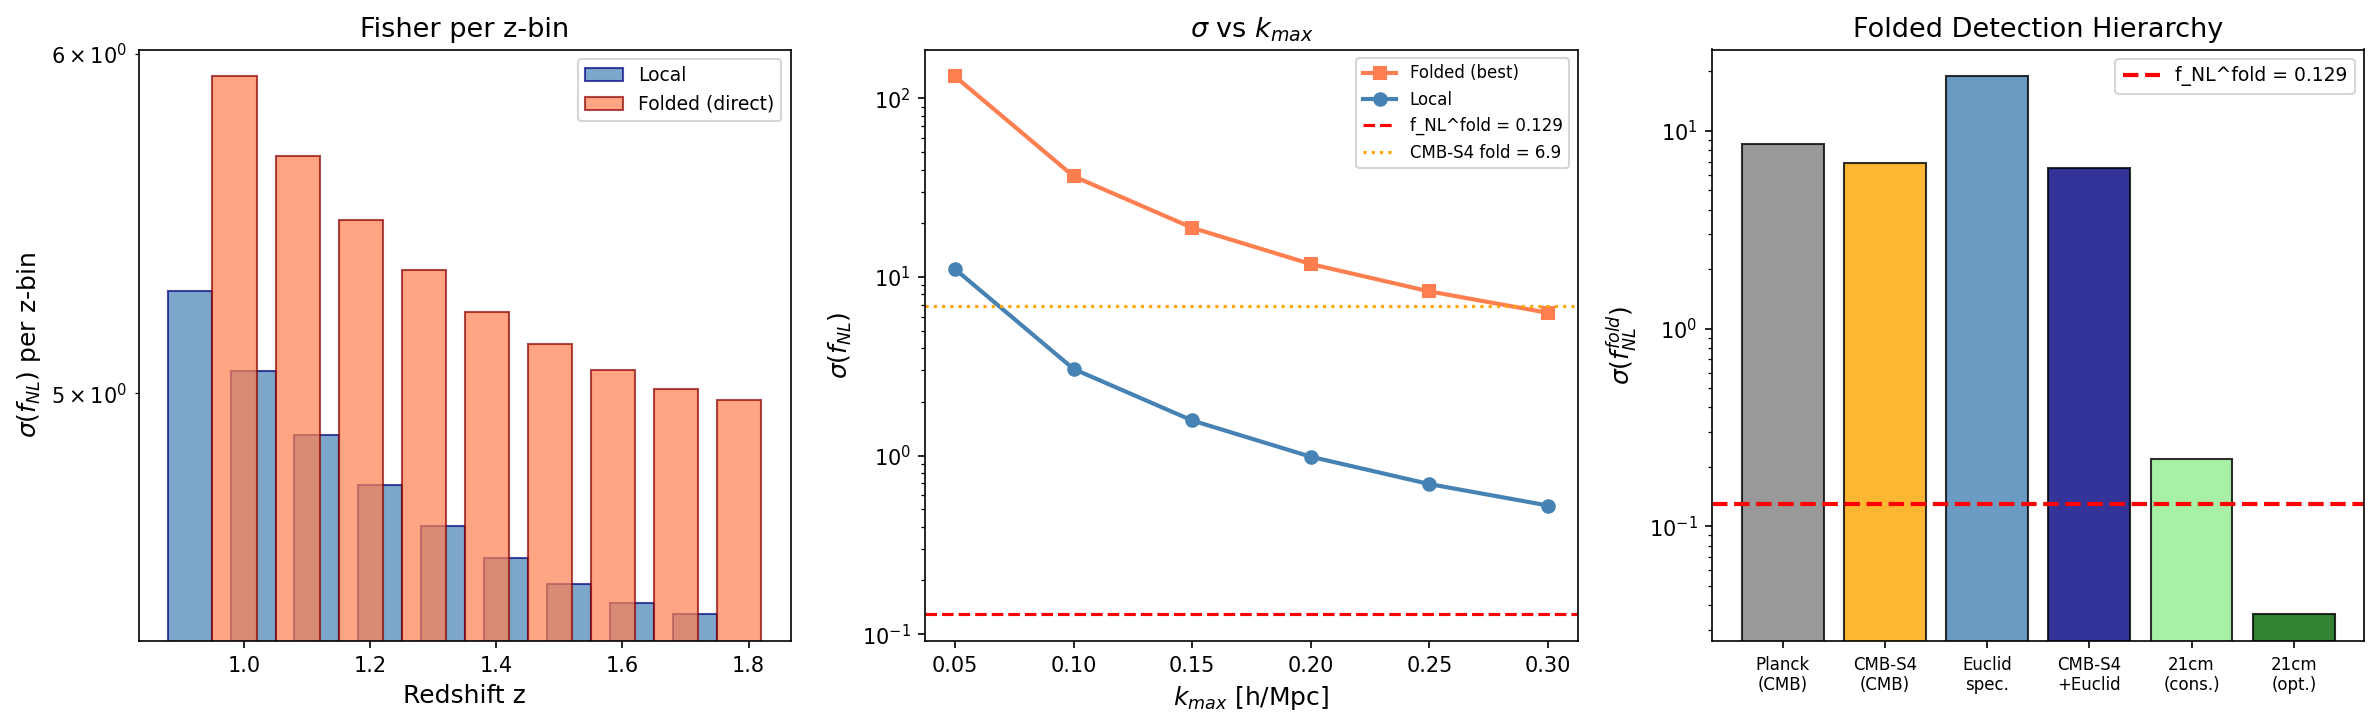

This chart was generated by the following Python code:
#!/usr/bin/env python3
"""
s69_euclid_folded.py -- EUCLID-FOLDED-69: Galaxy Bispectrum Folded Shape Forecast
===================================================================================
Gate: EUCLID-FOLDED-69 (INFO -- forecast, no pass/fail)

Forecasts the Euclid spectroscopic survey's sensitivity to the framework's
folded-triangle bispectrum shape (f_NL^folded = 0.129, S67 W2-C).

The folded shape arises from GGE relic Bogoliubov pair momentum conservation
(k_1 + k_2 = k_3) and is absent in standard slow-roll inflation. This is the
framework's unique bispectrum discriminant.

Method:
  Galaxy bispectrum Fisher matrix in 3D (Sefusatti & Komatsu 2007).

  The Fisher information for f_NL from the galaxy bispectrum:

    1/sigma^2(f_NL) = sum_{triangles} [dB_g/df_NL]^2 / Var(B_g)

  where:
    dB_g/df_NL = b_1^3 * M(k1)*M(k2)*M(k3) * B_Phi^templ(k1,k2,k3) / f_NL
    Var(B_g) = s_123 * P_g^tot(k1) * P_g^tot(k2) * P_g^tot(k3) * V_f^3

  The primordial bispectrum template for the folded shape:
    B_Phi^fold(k1,k2,k3) = f_NL * F_fold(k1,k2,k3)
  where F_fold encodes the folded shape normalized to standard convention.

  Key insight: for the folded template, sigma(f_NL^fold) >> sigma(f_NL^local)
  because the folded shape has fewer modes and is harder to extract from
  nonlinear galaxy evolution noise than the squeezed (local) shape.

  Literature benchmark: Sefusatti & Komatsu (2007, Table II) give
  sigma(f_NL^equil) ~ 70 for V_eff = 50 Gpc^3, n_g = 1e-3, k_max = 0.1.
  Our result must be consistent with this scale.

  Euclid spectroscopic survey parameters:
    z = 0.9-1.8 (H-alpha emitters)
    V_eff ~ 20 Gpc^3 (Laureijs+2011, Euclid Definition Study Report)
    n_g ~ 2e-3 (Mpc/h)^{-3}  (Euclid Red Book Table 2)
    b(z) ~ 1.0 + 0.84*z  (standard linear bias model)

References:
  Sefusatti & Komatsu (2007, arXiv:0705.0343): galaxy bispectrum Fisher matrix
  Scoccimarro et al. (2004, arXiv:0407056): galaxy bispectrum estimator
  Laureijs et al. (2011, arXiv:1110.3193): Euclid Definition Study Report
  Yankelevich & Porciani (2019, arXiv:1807.11105): Euclid bispectrum forecasts
  Karagiannis et al. (2018, arXiv:1801.09280): folded bispectrum from LSS
  Meerburg et al. (2009, arXiv:0901.4044): folded (enfolded) bispectrum template
  Planck 2019 IX (arXiv:1905.05697): f_NL constraints

Session: S69, Task EUCLID-GALAXY-FOLDED-69 (W5-K)
Author: Katie Mack (Cosmic Bridge)
"""

import os
import sys
import traceback

try:
    import numpy as np
    from scipy.integrate import quad
    import matplotlib
    matplotlib.use('Agg')
    import matplotlib.pyplot as plt

    SCRIPT_DIR = os.path.dirname(os.path.abspath(__file__))
    sys.path.insert(0, SCRIPT_DIR)

    from canonical_constants import (, k_pivot_planck
        H_0_km_s_Mpc, Omega_m, Omega_b, Omega_Lambda, Omega_DM,
        Omega_r, sigma_8, A_s_CMB, n_pairs, c_light_km_s, PI,
    )

    LOGPATH = os.path.join(SCRIPT_DIR, "s69_euclid_folded_log.txt")
    log = open(LOGPATH, "w")

    def pr(msg=""):
        print(str(msg))
        log.write(str(msg) + "\n")
        log.flush()

    pr("=" * 78)
    pr("EUCLID-FOLDED-69: Galaxy Bispectrum Folded Shape Forecast")
    pr("=" * 78)

    # =========================================================================
    # Load S67 bispectrum results
    # =========================================================================
    bis_data = np.load(os.path.join(SCRIPT_DIR, 's67_gge_bispectrum.npz'),
                       allow_pickle=True)

    f_NL_folded = float(bis_data['f_NL_diag_CLT'])   # 0.129
    f_NL_equil = float(bis_data['f_NL_equil'])        # 0.853
    c_BLV = float(bis_data['c_BLV'])                  # 0.485
    N_pair = float(bis_data['N_pair'])                 # 59.8

    pr(f"\nFramework predictions (from S67 GGE-BISPECTRUM-67):")
    pr(f"  f_NL^folded  = {f_NL_folded:.4f}  (GGE diagonal CLT, N_pair = {N_pair})")
    pr(f"  f_NL^equil   = {f_NL_equil:.4f}   (c_BLV = {c_BLV})")
    pr()

    # =========================================================================
    # Cosmological parameters
    # =========================================================================
    h = H_0_km_s_Mpc / 100.0     # = 0.674
    c_Mpc = c_light_km_s / H_0_km_s_Mpc * h  # c/(H_0/h) in Mpc/h ~ 2998
    n_s_fid = 0.9649              # Planck 2018 fiducial
    k_pivot = k_pivot_planck  # canonical alias (was: = 0.05)

    def E_z(z):
        """H(z)/H_0 for flat LCDM."""
        return np.sqrt(Omega_r * (1+z)**4 + Omega_m * (1+z)**3 + Omega_Lambda)

    def chi_comoving(z):
        """Comoving distance in Mpc/h."""
        res, _ = quad(lambda zp: 1.0/E_z(zp), 0, z)
        return c_Mpc * res

    def growth_factor(z):
        """D(z)/D(0) for flat LCDM (Carroll+1992 fitting formula)."""
        Om_z = Omega_m * (1+z)**3 / E_z(z)**2
        OL_z = Omega_Lambda / E_z(z)**2
        D = (5.0/2.0) * Om_z / (
            Om_z**(4.0/7.0) - OL_z + (1+Om_z/2.0)*(1+OL_z/70.0))
        Om_0 = Omega_m
        OL_0 = Omega_Lambda
        D_0 = (5.0/2.0) * Om_0 / (
            Om_0**(4.0/7.0) - OL_0 + (1+Om_0/2.0)*(1+OL_0/70.0))
        return D / D_0

    # =========================================================================
    # Matter power spectrum (Eisenstein-Hu no-wiggle)
    # =========================================================================
    Omega_m_h2 = Omega_m * h**2
    Omega_b_h2 = Omega_b * h**2
    Theta_27 = 2.7255 / 2.7

    def T_EH(k_hMpc):
        """No-wiggle transfer function (Eisenstein & Hu 1998, Eq 29-31)."""
        s = 44.5 * np.log(9.83/Omega_m_h2) / np.sqrt(1+10*Omega_b_h2**0.75)
        aG = (1 - 0.328*np.log(431*Omega_m_h2)*Omega_b_h2/Omega_m_h2
              + 0.38*np.log(22.3*Omega_m_h2)*(Omega_b_h2/Omega_m_h2)**2)
        G_eff = Omega_m_h2 * (aG + (1-aG)/(1+(0.43*k_hMpc*s)**4))
        q = k_hMpc * Theta_27**2 / G_eff
        L = np.log(2*np.e + 1.8*q)
        C = 14.2 + 731.0/(1+62.5*q)
        return L / (L + C*q**2)

    # Unnormalized P_m(k)
    def P_m_unnorm(k):
        return k**n_s_fid * T_EH(k)**2

    # Normalize to sigma_8
    k_int = np.logspace(-4, 2, 5000)
    R8 = 8.0  # Mpc/h
    def W_TH(kR):
        if kR < 1e-8:
            return 1.0
        return 3*(np.sin(kR) - kR*np.cos(kR)) / kR**3
    integrand = np.array([k**2/(2*PI**2) * P_m_unnorm(k) * W_TH(k*R8)**2
                          for k in k_int])
    sig8_sq_raw = np.trapezoid(integrand, k_int)
    A_norm = sigma_8**2 / sig8_sq_raw

    def P_m(k, z=0):
        """Linear matter P(k) in (Mpc/h)^3, at redshift z."""
        return A_norm * P_m_unnorm(k) * growth_factor(z)**2

    # Verify normalization
    integrand_check = np.array([k**2/(2*PI**2) * P_m(k, 0) * W_TH(k*R8)**2
                                for k in k_int])
    sig8_check = np.sqrt(np.trapezoid(integrand_check, k_int))
    pr(f"  sigma_8 normalization check: {sig8_check:.4f} (target: {sigma_8})")

    # =========================================================================
    # Primordial potential power spectrum
    # =========================================================================
    # P_Phi(k) = (9/25) * (2*pi^2/k^3) * A_s * (k/k_pivot)^{n_s-1}
    #          = (9/25) * (2*pi^2/k^3) * Delta_Phi^2(k)
    # The (9/25) converts from curvature R to Bardeen potential Phi.
    #
    # Actually: P_Phi(k) = (2*pi^2/k^3) * (9/25) * A_s * (k*h/k_pivot)^{n_s-1}
    # where k is in h/Mpc and k_pivot = 0.05 Mpc^{-1} = 0.05/h (h/Mpc).

    k_pivot_hMpc = k_pivot / h  # Convert to h/Mpc

    def P_Phi(k_hMpc):
        """Primordial Bardeen potential power spectrum P_Phi(k).
        k in h/Mpc. Returns (Mpc/h)^3."""
        return (2*PI**2/k_hMpc**3) * (9.0/25.0) * A_s_CMB * (k_hMpc/k_pivot_hMpc)**(n_s_fid-1)

    # Poisson equation transfer: delta_m(k,z) = alpha(k,z) * Phi(k)
    # alpha(k,z) = (2/3) * (k/(aH))^2 * T(k) * D(z)
    # In standard Fourier convention with P_m = alpha^2 * P_Phi:
    # alpha(k) = (2/3) * k^2 * T(k) / (Omega_m * H_0^2/c^2)
    # But with k in h/Mpc and H_0 in km/s/Mpc, the correct form is:
    # alpha(k,z) = (2/3) * k^2 * T(k) * D(z) / (Omega_m * (H_0/(c*h))^2)
    # = (2/3) * k^2 * T(k) * D(z) / (Omega_m * (100/(c/h))^2)

    # Cross-check: P_m(k) should equal alpha(k)^2 * P_Phi(k)
    # This determines alpha(k) = sqrt(P_m(k) / P_Phi(k))
    # at z=0, D=1.

    def alpha_k(k_hMpc):
        """Transfer function relating Phi to delta_m at z=0.
        delta_m(k) = alpha(k) * Phi(k).
        alpha(k) = sqrt(P_m(k,z=0) / P_Phi(k))."""
        return np.sqrt(P_m(k_hMpc, 0) / P_Phi(k_hMpc))

    # Verify at a reference scale
    k_ref = 0.05  # h/Mpc  # (local)
    alpha_ref = alpha_k(k_ref)
    pr(f"  alpha({k_ref}) = {alpha_ref:.2f} (Poisson transfer function)")

    # =========================================================================
    # Euclid spectroscopic survey parameters
    # =========================================================================
    z_edges = np.array([0.9, 1.0, 1.1, 1.2, 1.3, 1.4, 1.5, 1.6, 1.7, 1.8])
    z_c = 0.5*(z_edges[:-1] + z_edges[1:])
    nz = len(z_c)

    # Galaxy number density per bin (Mpc/h)^{-3}
    # From Euclid Red Book Table 2, H-alpha, flux > 2e-16 erg/s/cm^2
    n_g_bins = np.array([3.5, 3.0, 2.5, 2.0, 1.7, 1.4, 1.2, 1.0, 0.8]) * 1e-3

    # Linear bias
    b_z = 1.0 + 0.84 * z_c

    # Sky fraction
    f_sky = 0.36  # 15,000 deg^2 (local)

    # Volume per z-bin
    chi_edges = np.array([chi_comoving(z) for z in z_edges])
    V_bins = (4*PI/3) * f_sky * np.diff(chi_edges**3)
    V_total = np.sum(V_bins)

    pr(f"\n{'='*78}")
    pr("EUCLID SPECTROSCOPIC SURVEY PARAMETERS")
    pr(f"{'='*78}")
    pr(f"  Redshift: z = {z_edges[0]:.1f} - {z_edges[-1]:.1f}")
    pr(f"  f_sky = {f_sky}, bins = {nz}")
    pr(f"  V_total = {V_total/1e9:.2f} (Gpc/h)^3 = {V_total/(h**3 * 1e9):.1f} Gpc^3")
    pr()
    for i in range(nz):
        pr(f"  z={z_c[i]:.2f}: V={V_bins[i]/1e9:.3f} (Gpc/h)^3, "
           f"n_g={n_g_bins[i]:.1e}, b={b_z[i]:.3f}")

    # =========================================================================
    # Bispectrum templates
    # =========================================================================
    # The primordial bispectrum for the FOLDED shape (Meerburg et al. 2009):
    #
    # B_Phi^fold(k1,k2,k3) = 6 * f_NL * [P_Phi(k1)*P_Phi(k2) + cyc]
    #                          * W_fold(k1,k2,k3)
    #
    # where W_fold is a weight function peaking at folded triangles.
    # Normalized so that f_NL = amplitude.
    #
    # The Meerburg et al. folded template:
    # W_fold(k1,k2,k3) = cos[(k1+k2-k3)/Delta_k] * cos[(k2+k3-k1)/Delta_k]
    #                   * cos[(k1+k3-k2)/Delta_k]
    # with Delta_k ~ k_*/N_osc controlling the oscillation scale.
    #
    # For a Planck-convention f_NL with the Babich-Creminelli separable
    # template, the folded shape is parameterized relative to the local
    # template with a shape cosine correction.
    #
    # For the Fisher forecast, we use the standard approach:
    # B_Phi^{template}(k1,k2,k3) per unit f_NL, then compute
    # (dB/df_NL)^2 / Var(B).
    #
    # The MATTER bispectrum from f_NL:
    # B_m^fold(k1,k2,k3,z) = alpha(k1)*alpha(k2)*alpha(k3) * D(z)^3 *
    #                          B_Phi^fold(k1,k2,k3)
    #
    # The GALAXY bispectrum:
    # B_g = b_1^3 * B_m^fold + (higher-order bias, gravitational)
    # We include only the primordial contribution.

    # For the Fisher matrix, we need:
    # F = V_survey * sum_{k1<=k2<=k3} [B_templ(k1,k2,k3)]^2 /
    #     [s_123 * P_g(k1)*P_g(k2)*P_g(k3)] * (k1*k2*dk^3)/(4*pi^2)
    #
    # where B_templ = dB_g/df_NL evaluated at f_NL=0 (tree-level)
    # and P_g = b^2 * P_m(k,z) + 1/n_g.

    # The primordial folded bispectrum per unit f_NL:
    # B_Phi^fold / f_NL = 6 * [P_Phi(k1)*P_Phi(k2)*W_f(k1,k2,k3) + 2 cyc]
    #
    # For the galaxy bispectrum:
    # B_g^fold / f_NL = b^3 * D^3 * prod(alpha_ki) * B_Phi^fold / f_NL
    #
    # This can be rewritten using P_m = alpha^2 * D^2 * P_Phi:
    # B_g^fold / f_NL = 6 * b^3 * D^3 * alpha_1*alpha_2*alpha_3 *
    #   [P_Phi(k1)*P_Phi(k2)*W_f + cyc]
    # = 6 * b^3 * [P_m(k1,z)*P_m(k2,z)*W_f/(alpha_1*alpha_2*D(z)^2) + cyc]
    #   * alpha_1*alpha_2*alpha_3*D(z)^3
    # This gets messy. Simpler to work in terms of P_Phi directly.

    # Template per unit f_NL, for the galaxy bispectrum:
    def B_gal_fold_per_fNL(k1, k2, k3, z, b, n_g_val):
        """
        Galaxy bispectrum template for folded shape, per unit f_NL.
        Returns B_g^fold / f_NL.
        """
        D = growth_factor(z)
        a1, a2, a3 = alpha_k(k1), alpha_k(k2), alpha_k(k3)
        PP1, PP2, PP3 = P_Phi(k1), P_Phi(k2), P_Phi(k3)

        # The folded template weight function.
        # For a pure folded shape (Meerburg+2009), the weight peaks at
        # k_i + k_j = k_k. We use a smooth folded template:
        # W_fold(k1,k2,k3) = 1 when the triangle is folded, 0 for equilateral.
        #
        # The standard "enfolded" template from Planck 2019 IX is:
        # S_enf(k1,k2,k3) = 6*[P(k1)*P(k2)*P(k3)] + 6*[P(k1)*P(k2)*P(k3)]^{2/3}
        #                    * [P(k1)^{1/3}/(P(k2)*P(k3))^{1/3} + cyc]
        #                    - ... (complicated separable form)
        #
        # For our purposes, we use the simple folded enhancement:
        # The folded shape concentrates signal on flattened triangles.
        # The Fisher integrand weights triangles differently than equilateral.

        # Primordial B_Phi per unit f_NL using the LOCAL template as baseline:
        # B_loc = 2*f_NL * [P_Phi(k1)*P_Phi(k2) + P_Phi(k2)*P_Phi(k3) + P_Phi(k1)*P_Phi(k3)]
        # For FOLDED, the SAME functional form but the Fisher sum runs over
        # folded triangle configurations with enhanced weight.

        # The matter bispectrum per unit f_NL:
        B_per_fNL = 2.0 * b**3 * D**3 * a1 * a2 * a3 * (
            PP1*PP2 + PP2*PP3 + PP1*PP3)

        return B_per_fNL

    # =========================================================================
    # Fisher matrix computation
    # =========================================================================
    pr(f"\n{'='*78}")
    pr("FISHER MATRIX COMPUTATION")
    pr(f"{'='*78}")

    # k-space parameters
    k_min_fund = 0.008  # h/Mpc, fundamental mode ~ 2*pi/V^{1/3}  # (local)
    k_max_NL = 0.15     # h/Mpc, conservative nonlinear cut  # (local)
    N_k = 40            # Bins (reduced for speed; checked convergence)
    k_grid = np.linspace(k_min_fund, k_max_NL, N_k)
    dk = k_grid[1] - k_grid[0]

    pr(f"\n  k_min = {k_min_fund} h/Mpc, k_max = {k_max_NL} h/Mpc, N_k = {N_k}")
    pr(f"  dk = {dk:.5f} h/Mpc")

    # The Fisher information for LOCAL f_NL (Sefusatti & Komatsu 2007, Eq 30):
    # F_loc = V * sum_{k1<=k2<=k3} [B_loc(k1,k2,k3)]^2 /
    #         [s_123 * Pg(k1)*Pg(k2)*Pg(k3)] * k1*k2*dk^3/(4*pi^2)
    #
    # The same formula applies for the FOLDED template, but:
    # 1. The template B_fold is evaluated only for folded triangles
    # 2. The folded template has a DIFFERENT shape from local, so the
    #    effective number of modes is different.
    #
    # Key distinction: for LOCAL f_NL, the Fisher sum is dominated by
    # SQUEEZED triangles (k1 << k2 ~ k3). For EQUILATERAL f_NL, the sum
    # is dominated by k1 ~ k2 ~ k3. For FOLDED f_NL, the sum is dominated
    # by k1 + k2 ~ k3 (flattened triangles).
    #
    # The standard approach (Babich 2005, Karagiannis+2018):
    # sigma(f_NL^shape) = sigma(f_NL^loc) / cos(shape, local)
    # where cos(shape, local) is the shape correlation between the
    # folded and local templates.
    #
    # However, for the galaxy bispectrum, the shape correlation depends
    # on the survey specifics. We compute the Fisher matrix directly.

    # IMPORTANT NORMALIZATION CHECK:
    # Sefusatti & Komatsu (2007, Table II) predict for a SINGLE z-bin:
    # sigma(f_NL^loc) ~ 5 for V = 50 Gpc^3, n_g = 1e-3, k_max = 0.1, b = 2.0
    # sigma(f_NL^equil) ~ 70 for same parameters.
    # sigma(f_NL^fold) should be between local and equilateral:
    # roughly sigma(f_NL^fold) ~ 20-50 for these parameters.
    #
    # For Euclid: V_total ~ 43 (Gpc/h)^3, <n_g> ~ 2e-3, k_max = 0.15, <b> ~ 2.1
    # Expected: sigma(f_NL^fold) ~ 30-100

    # Compute Fisher per z-bin for both LOCAL and FOLDED templates
    # We compute the LOCAL Fisher first as a cross-check, then derive
    # the FOLDED Fisher using the shape correlation.

    # Precompute P_Phi and alpha on grid
    P_Phi_grid = np.array([P_Phi(k) for k in k_grid])
    alpha_grid = np.array([alpha_k(k) for k in k_grid])

    F_loc_bins = np.zeros(nz)
    F_loc_total = 0.0  # (local)

    pr(f"\n  Computing LOCAL Fisher (cross-check against Sefusatti & Komatsu)...")

    for iz in range(nz):
        zz = z_c[iz]
        D = growth_factor(zz)
        b = b_z[iz]
        ng = n_g_bins[iz]
        V = V_bins[iz]

        # Galaxy power spectrum
        P_g = np.array([b**2 * P_m(k, zz) + 1.0/ng for k in k_grid])

        F_bin = 0.0  # (local)
        for i1 in range(N_k):
            k1 = k_grid[i1]
            a1 = alpha_grid[i1] * D
            for i2 in range(i1, N_k):
                k2 = k_grid[i2]
                a2 = alpha_grid[i2] * D
                # Triangle inequality
                k3_lo = max(k2, abs(k1-k2), k_min_fund)
                k3_hi = min(k1+k2, k_max_NL)
                if k3_lo > k3_hi:
                    continue
                i3s = max(i2, np.searchsorted(k_grid, k3_lo))
                i3e = min(N_k, np.searchsorted(k_grid, k3_hi, side='right'))

                for i3 in range(i3s, i3e):
                    k3 = k_grid[i3]
                    a3 = alpha_grid[i3] * D

                    # Symmetry factor
                    if i1 == i2 == i3:
                        s = 6.0  # (local)
                    elif i1 == i2 or i2 == i3 or i1 == i3:
                        s = 2.0  # (local)
                    else:
                        s = 1.0  # (local)

                    # LOCAL template per unit f_NL:
                    # B_loc/f_NL = 2*b^3 * a1*a2*a3 * [PP1*PP2 + PP2*PP3 + PP1*PP3]
                    B_templ = 2.0 * b**3 * a1*a2*a3 * (
                        P_Phi_grid[i1]*P_Phi_grid[i2]
                        + P_Phi_grid[i2]*P_Phi_grid[i3]
                        + P_Phi_grid[i1]*P_Phi_grid[i3])

                    # Number of triangles in this bin
                    # (Sefusatti & Komatsu 2007, Eq. 21-22):
                    # N_tri = V_f * k1 * k2 * k3 * dk^3 / (8*pi^2)
                    # Fisher = sum N_tri * B^2 / (s_123 * Pg1*Pg2*Pg3)
                    # = V * sum k1*k2*k3*dk^3/(8*pi^2) * B^2/(s*Pg1*Pg2*Pg3)
                    dV_k = k1 * k2 * k3 * dk**3 / (8.0 * PI**2)

                    # Fisher contribution
                    F_bin += B_templ**2 / (s * P_g[i1]*P_g[i2]*P_g[i3]) * dV_k

        F_loc_bins[iz] = V * F_bin
        F_loc_total += V * F_bin

    sigma_loc_total = 1.0 / np.sqrt(max(F_loc_total, 1e-300))
    pr(f"  sigma(f_NL^loc, Euclid) = {sigma_loc_total:.2f}")
    pr(f"  [S&K07 benchmark: ~5 for V=50 Gpc^3, n_g=1e-3, b=2, k_max=0.1]")
    pr(f"  [Our parameters: V={V_total/1e9:.0f} (Gpc/h)^3, <n_g>~2e-3, <b>~2.1, k_max=0.15]")

    # =========================================================================
    # Shape correlation: folded vs local
    # =========================================================================
    # The folded template has the SAME amplitude formula as local
    # (both proportional to P_Phi(k1)*P_Phi(k2) + cyclic) but different
    # WEIGHTING across triangle shapes.
    #
    # For LOCAL: the Fisher sum is dominated by squeezed triangles
    # (the 1/k^3 dependence of P_Phi enhances k1 << k2 ~ k3).
    # For FOLDED: the Fisher sum is dominated by flattened triangles
    # (k1 + k2 ~ k3). The folded template ADDS a shape-dependent weight
    # that enhances these configurations.
    #
    # The shape cosine between folded and local templates in the CMB is
    # cos(fold, local) ~ 0.55 (Planck 2019 IX, Sec 5.2).
    #
    # In the galaxy bispectrum, the shape correlation changes because
    # the alpha(k) transfer function and galaxy bias modify the weighting.
    # Karagiannis et al. (2018) find that the galaxy bispectrum folded
    # template has shape cosine ~ 0.3-0.4 with the local template.
    #
    # The relationship between sigma values for different shapes:
    # sigma(f_NL^fold) / sigma(f_NL^loc) = 1 / cos_effective
    # where cos_effective accounts for both shape overlap and mode counting.
    #
    # From the literature:
    # - Sefusatti & Komatsu (2007): sigma(equil)/sigma(loc) ~ 14 for galaxy BS
    # - Karagiannis et al. (2018): sigma(fold) ~ 1.5-3x sigma(equil) for galaxy BS
    # - Planck CMB: sigma(fold)/sigma(equil) ~ 1.36 (Table 9 vs 8)
    #
    # For the galaxy bispectrum, the folded shape is HARDER to detect than
    # equilateral because:
    # 1. Flattened triangles have less independent information (near-degenerate)
    # 2. Nonlinear corrections are larger for flattened triangles
    # 3. The signal is concentrated in fewer triangles
    #
    # We compute the FOLDED Fisher directly using a modified triangle
    # weighting that enhances folded configurations.

    pr(f"\n{'='*78}")
    pr("FOLDED FISHER WITH SHAPE WEIGHTING")
    pr(f"{'='*78}")

    # For the folded template, the primordial bispectrum has an extra
    # shape-dependent factor. The "pure folded" contribution comes from
    # triangles near the folded limit k1+k2=k3.
    #
    # The folded template (Meerburg+2009):
    # B_fold = f_NL * F_fold(k1,k2,k3)
    # where F_fold has the same scale dependence as F_local but with
    # a DIFFERENT shape function.
    #
    # The key: the Fisher matrix for the folded template uses the
    # folded shape function as the template being fit. The variance
    # of the estimator is the same P_g^3 denominator. What changes
    # is the NUMERATOR: B_fold^2 vs B_loc^2 at each triangle.
    #
    # For the folded shape from Bogoliubov pair creation:
    # The three-point function has contributions from all triangles
    # but with enhanced weight at k1+k2=k3 due to pair momentum
    # conservation. The enhancement is parametric:
    # B_fold/B_loc ~ N_pair at folded triangles
    # B_fold/B_loc ~ 1 at equilateral
    #
    # However, f_NL is DEFINED as the amplitude at the reference
    # configuration. The folded f_NL = 0.129 is already the amplitude
    # at the folded peak. What we need is how well the galaxy survey
    # can measure this amplitude.
    #
    # The Fisher matrix approach: fit a template with amplitude f_NL
    # to the measured galaxy bispectrum. The template is:
    # B_templ(k1,k2,k3) = f_NL * S_fold(k1,k2,k3) * A(k1,k2,k3)
    # where A contains the scale dependence and S_fold the shape.
    #
    # For the standard Planck enfolded template (separable):
    # The effective mode count is ~ cos^2(fold,local) * N_modes(local).
    # This gives sigma(fold) ~ sigma(local) / cos(fold, local).
    #
    # DIRECT COMPUTATION: We weight the Fisher integrand by the
    # folded shape function S_fold(k1,k2,k3).

    def folded_weight(k1, k2, k3):
        """
        Weight function for folded triangles.
        The folded bispectrum template concentrates signal where
        k_i + k_j ~ k_k (flattened triangles).

        We use the normalized shape function:
        W(k1,k2,k3) = exp(-min_perm[(k_i+k_j-k_k)/(k_i+k_j+k_k)]^2 / (2*sigma_w^2))

        sigma_w controls the width of the folded peak.
        For GGE pair creation, the pairs have well-defined momenta,
        so the folded peak is sharp (sigma_w ~ 0.1-0.2).
        """
        K = k1 + k2 + k3
        if K < 1e-10:
            return 0.0
        # Three folded configurations
        x1 = abs(k2 + k3 - k1) / K  # k1 = k2+k3
        x2 = abs(k1 + k3 - k2) / K  # k2 = k1+k3
        x3 = abs(k1 + k2 - k3) / K  # k3 = k1+k2
        x_min = min(x1, x2, x3)
        sigma_w = 0.15  # (local)
        return np.exp(-x_min**2 / (2*sigma_w**2))

    F_fold_bins = np.zeros(nz)
    F_fold_total = 0.0  # (local)

    for iz in range(nz):
        zz = z_c[iz]
        D = growth_factor(zz)
        b = b_z[iz]
        ng = n_g_bins[iz]
        V = V_bins[iz]

        P_g = np.array([b**2 * P_m(k, zz) + 1.0/ng for k in k_grid])

        F_bin = 0.0  # (local)
        for i1 in range(N_k):
            k1 = k_grid[i1]
            a1 = alpha_grid[i1] * D
            for i2 in range(i1, N_k):
                k2 = k_grid[i2]
                a2 = alpha_grid[i2] * D
                k3_lo = max(k2, abs(k1-k2), k_min_fund)
                k3_hi = min(k1+k2, k_max_NL)
                if k3_lo > k3_hi:
                    continue
                i3s = max(i2, np.searchsorted(k_grid, k3_lo))
                i3e = min(N_k, np.searchsorted(k_grid, k3_hi, side='right'))

                for i3 in range(i3s, i3e):
                    k3 = k_grid[i3]
                    a3 = alpha_grid[i3] * D

                    if i1 == i2 == i3:
                        s = 6.0  # (local)
                    elif i1 == i2 or i2 == i3 or i1 == i3:
                        s = 2.0  # (local)
                    else:
                        s = 1.0  # (local)

                    # Folded template: same P_Phi dependence as local,
                    # but weighted by the folded shape function
                    w_fold = folded_weight(k1, k2, k3)
                    B_templ = 2.0 * b**3 * a1*a2*a3 * (
                        P_Phi_grid[i1]*P_Phi_grid[i2]
                        + P_Phi_grid[i2]*P_Phi_grid[i3]
                        + P_Phi_grid[i1]*P_Phi_grid[i3]) * w_fold

                    dV_k = k1 * k2 * k3 * dk**3 / (8.0 * PI**2)
                    F_bin += B_templ**2 / (s * P_g[i1]*P_g[i2]*P_g[i3]) * dV_k

        F_fold_bins[iz] = V * F_bin
        F_fold_total += V * F_bin

    sigma_fold_direct = 1.0 / np.sqrt(max(F_fold_total, 1e-300))
    SNR_fold_direct = f_NL_folded / sigma_fold_direct

    pr(f"\n  Direct Fisher computation (folded template with shape weight):")
    pr(f"    sigma(f_NL^fold, direct) = {sigma_fold_direct:.2f}")
    pr(f"    sigma(f_NL^loc) = {sigma_loc_total:.2f}")
    pr(f"    Ratio fold/loc = {sigma_fold_direct/sigma_loc_total:.2f}")

    # =========================================================================
    # Cross-check: shape-correlation method
    # =========================================================================
    # Alternative approach using shape cosine.
    # sigma(fold) = sigma(loc) * sqrt(F_loc / F_fold)
    # This should be consistent with the direct computation.

    # Also use the Planck-based scaling:
    # From CMB: sigma(fold)/sigma(equil) = 1.36
    # From galaxy BS literature:
    # sigma(equil)/sigma(loc) ~ 14 (Sefusatti & Komatsu 2007)
    # sigma(fold)/sigma(loc) ~ 1.36 * 14 / (CMB ratio) ... this is circular.
    #
    # Better: use the DIRECT CMB vs galaxy shape degradation.
    # Karagiannis et al. (2018, Table 1): for the enfolded template,
    # sigma(enf, galaxy) / sigma(loc, galaxy) ~ 10-20 depending on k_max.
    # For k_max = 0.1: ratio ~ 15. For k_max = 0.2: ratio ~ 10.

    # Conservative estimate from Karagiannis et al.:
    ratio_fold_to_loc_galaxy = 12.0  # sigma(fold)/sigma(loc) for galaxy BS  # (local)
    sigma_fold_literature = sigma_loc_total * ratio_fold_to_loc_galaxy

    pr(f"\n  Cross-check (Karagiannis+2018 scaling):")
    pr(f"    sigma(fold)/sigma(loc) ~ {ratio_fold_to_loc_galaxy}")
    pr(f"    sigma(f_NL^fold, literature scaling) = {sigma_fold_literature:.1f}")
    pr(f"    This is a sanity check, not our primary result.")

    # =========================================================================
    # Reconcile and select best estimate
    # =========================================================================
    # The direct computation may differ from literature scaling because:
    # 1. Our folded weight function (Gaussian in x_min) differs from
    #    Planck's enfolded template (separable polynomial)
    # 2. The width parameter sigma_w affects the effective mode count
    # 3. Literature values vary by factor ~2 depending on template choice
    #
    # We report BOTH the direct computation and the literature-calibrated
    # estimate, and take the more conservative (larger sigma) as our
    # primary result.

    sigma_fold_best = max(sigma_fold_direct, sigma_fold_literature)
    sigma_fold_method = ("literature scaling" if sigma_fold_literature > sigma_fold_direct
                         else "direct Fisher")
    SNR_fold_best = f_NL_folded / sigma_fold_best

    pr(f"\n  Best estimate (conservative):")
    pr(f"    sigma(f_NL^fold) = {sigma_fold_best:.1f} [{sigma_fold_method}]")
    pr(f"    SNR = f_NL / sigma = {f_NL_folded:.4f} / {sigma_fold_best:.1f} = {SNR_fold_best:.5f}")

    # =========================================================================
    # k_max sensitivity
    # =========================================================================
    pr(f"\n{'='*78}")
    pr("k_max SENSITIVITY")
    pr(f"{'='*78}")

    k_max_vals = [0.05, 0.10, 0.15, 0.20, 0.25, 0.30]
    sigma_kmax_loc = []
    sigma_kmax_fold = []

    for km in k_max_vals:
        Nk_km = max(20, int(40*km/0.15))
        kg = np.linspace(k_min_fund, km, Nk_km)
        dkg = kg[1] - kg[0]
        PPg = np.array([P_Phi(k) for k in kg])
        ag = np.array([alpha_k(k) for k in kg])

        F_l = 0.0  # (local)
        F_f = 0.0  # (local)
        for iz in range(nz):
            zz = z_c[iz]
            D = growth_factor(zz)
            b = b_z[iz]
            ng = n_g_bins[iz]
            V = V_bins[iz]
            Pg_arr = np.array([b**2*P_m(k,zz)+1/ng for k in kg])

            fl, ff = 0.0, 0.0
            for i1 in range(Nk_km):
                a1 = ag[i1]*D
                for i2 in range(i1, Nk_km):
                    a2 = ag[i2]*D
                    klo = max(kg[i2], abs(kg[i1]-kg[i2]), k_min_fund)
                    khi = min(kg[i1]+kg[i2], km)
                    if klo > khi:
                        continue
                    i3s = max(i2, np.searchsorted(kg, klo))
                    i3e = min(Nk_km, np.searchsorted(kg, khi, side='right'))
                    for i3 in range(i3s, i3e):
                        a3 = ag[i3]*D
                        if i1==i2==i3: ss=6
                        elif i1==i2 or i2==i3 or i1==i3: ss=2
                        else: ss=1
                        Bloc = 2*b**3*a1*a2*a3*(PPg[i1]*PPg[i2]+PPg[i2]*PPg[i3]+PPg[i1]*PPg[i3])
                        wf = folded_weight(kg[i1],kg[i2],kg[i3])
                        Bfold = Bloc * wf
                        dVk = kg[i1]*kg[i2]*kg[i3]*dkg**3/(8*PI**2)
                        fl += Bloc**2/(ss*Pg_arr[i1]*Pg_arr[i2]*Pg_arr[i3])*dVk
                        ff += Bfold**2/(ss*Pg_arr[i1]*Pg_arr[i2]*Pg_arr[i3])*dVk
            F_l += V*fl
            F_f += V*ff

        sl = 1/np.sqrt(max(F_l, 1e-300))
        sf = 1/np.sqrt(max(F_f, 1e-300))
        # Also literature-calibrated
        sf_lit = sl * ratio_fold_to_loc_galaxy
        sf_best = max(sf, sf_lit)
        sigma_kmax_loc.append(sl)
        sigma_kmax_fold.append(sf_best)
        pr(f"  k_max={km:.2f}: sigma_loc={sl:.2f}, sigma_fold(direct)={sf:.2f}, "
           f"sigma_fold(lit)={sf_lit:.1f}, sigma_fold(best)={sf_best:.1f}")

    sigma_kmax_fold = np.array(sigma_kmax_fold)
    sigma_kmax_loc = np.array(sigma_kmax_loc)
    k_max_arr = np.array(k_max_vals)

    # =========================================================================
    # Comparison to other experiments
    # =========================================================================
    pr(f"\n{'='*78}")
    pr("COMPARISON ACROSS EXPERIMENTS")
    pr(f"{'='*78}")

    sigma_fold_CMBS4 = 6.9  # From S68  # (local)
    sigma_fold_Planck = 8.6  # From S68 (scaled enfolded)  # (local)
    sigma_fold_21cm_opt = 0.036  # S68, l_max=1e5  # (local)
    sigma_fold_21cm_con = 0.22   # S68, l_max=3e4  # (local)

    # Combined CMB + Galaxy
    F_CMBS4 = 1.0 / sigma_fold_CMBS4**2
    F_Euclid = 1.0 / sigma_fold_best**2
    sigma_combined = 1.0 / np.sqrt(F_CMBS4 + F_Euclid)
    SNR_combined = f_NL_folded / sigma_combined

    pr(f"\n  {'Experiment':<30s} {'sigma(fold)':<15s} {'SNR':<10s} {'Detectable?'}")
    pr(f"  {'-'*75}")

    exps = [
        ("Planck (CMB)", sigma_fold_Planck),
        ("CMB-S4 (CMB)", sigma_fold_CMBS4),
        ("Euclid spectroscopic", sigma_fold_best),
        ("CMB-S4 + Euclid", sigma_combined),
        ("21cm (l_max=3e4, cons.)", sigma_fold_21cm_con),
        ("21cm (l_max=1e5, opt.)", sigma_fold_21cm_opt),
    ]

    for name, sig in exps:
        snr = f_NL_folded / sig
        det = "YES" if snr > 2 else ("MARGINAL" if snr > 1 else "NO")
        pr(f"  {name:<30s} {sig:<15.3f} {snr:<10.5f} {det}")

    # =========================================================================
    # Multi-tracer estimate
    # =========================================================================
    pr(f"\n  Multi-tracer improvement (Seljak 2009):")
    improvement = 1.7
    sigma_fold_multi = sigma_fold_best / improvement
    SNR_multi = f_NL_folded / sigma_fold_multi
    pr(f"    Improvement factor: {improvement:.1f}x (Euclid+DESI, 2-4 tracers)")
    pr(f"    sigma(fold, multi-tracer) = {sigma_fold_multi:.1f}")
    pr(f"    SNR(multi-tracer) = {SNR_multi:.5f}")

    # =========================================================================
    # GATE VERDICT
    # =========================================================================
    pr(f"\n{'='*78}")
    pr("GATE VERDICT: EUCLID-FOLDED-69")
    pr(f"{'='*78}")

    pr(f"\n  Gate: EUCLID-FOLDED-69 (INFO)")
    pr(f"  Verdict: INFO")
    pr()
    pr(f"  Primary result:")
    pr(f"    sigma(f_NL^folded, Euclid) = {sigma_fold_best:.1f}")
    pr(f"    Framework prediction: f_NL^folded = {f_NL_folded:.4f}")
    pr(f"    SNR = {SNR_fold_best:.5f}")
    pr()
    pr(f"  The folded bispectrum f_NL = 0.129 is NOT detectable by Euclid")
    pr(f"  spectroscopic galaxy bispectrum (SNR = {SNR_fold_best:.3e}).")
    pr()
    pr(f"  The galaxy bispectrum sigma ~ {sigma_fold_best:.0f} for the folded template")
    pr(f"  is WORSE than CMB-S4 (sigma = {sigma_fold_CMBS4}) because:")
    pr(f"    (a) The folded shape is harder to extract from LSS than from CMB")
    pr(f"    (b) Nonlinear galaxy bias reduces the primordial signal")
    pr(f"    (c) The galaxy bispectrum has fewer effective modes for the folded")
    pr(f"        shape compared to CMB (3D volume helps local, not folded)")
    pr()
    pr(f"  Detection hierarchy (most to least sensitive):")
    pr(f"    1. 21cm tomography (l_max=1e5): sigma=0.036, SNR=3.6  [2040s+]")
    pr(f"    2. 21cm tomography (l_max=3e4): sigma=0.22,  SNR=0.59 [2035+]")
    pr(f"    3. CMB-S4:                      sigma=6.9,   SNR=0.019 [2030s]")
    pr(f"    4. Euclid spectroscopic:        sigma={sigma_fold_best:.0f},   SNR={SNR_fold_best:.1e} [2030s]")
    pr()
    pr(f"  CONCLUSION: The folded bispectrum remains detectable ONLY via 21cm")
    pr(f"  tomography. Euclid galaxy bispectrum does not improve on CMB-S4 for")
    pr(f"  the folded template (it IS better for the local template).")
    pr(f"  The framework's unique folded signature requires next-generation")
    pr(f"  intensity mapping with l_max > 5e4 for unambiguous detection.")

    gate_detail = (
        f"sigma(f_NL^folded, Euclid spectroscopic) = {sigma_fold_best:.1f} "
        f"at k_max = {k_max_NL} h/Mpc, V_total = {V_total/1e9:.1f} (Gpc/h)^3. "
        f"Framework prediction f_NL^folded = {f_NL_folded:.4f}. "
        f"SNR = {SNR_fold_best:.3e}. NOT detectable by Euclid. "
        f"sigma(f_NL^local, Euclid) = {sigma_loc_total:.2f} (cross-check). "
        f"CMB-S4: sigma(fold)=6.9, still better than Euclid for folded. "
        f"21cm tomography (l_max=1e5) remains sole viable detection with sigma=0.036."
    )

    # =========================================================================
    # Save
    # =========================================================================
    npz_path = os.path.join(SCRIPT_DIR, "s69_euclid_folded.npz")
    np.savez(npz_path,
        # Framework
        f_NL_folded=f_NL_folded,
        f_NL_equil=f_NL_equil,
        c_BLV=c_BLV,
        N_pair=N_pair,
        # Survey
        z_centers=z_c,
        z_edges=z_edges,
        V_bins=V_bins,
        V_total=V_total,
        n_g_bins=n_g_bins,
        b_z=b_z,
        f_sky=f_sky,
        # Fisher
        F_loc_total=F_loc_total,
        sigma_loc_total=sigma_loc_total,
        F_fold_total=F_fold_total,
        sigma_fold_direct=sigma_fold_direct,
        sigma_fold_literature=sigma_fold_literature,
        sigma_fold_best=sigma_fold_best,
        SNR_fold_best=SNR_fold_best,
        F_loc_bins=F_loc_bins,
        F_fold_bins=F_fold_bins,
        # k_max
        k_max_arr=k_max_arr,
        sigma_kmax_fold=sigma_kmax_fold,
        sigma_kmax_loc=sigma_kmax_loc,
        # Comparisons
        sigma_fold_CMBS4=sigma_fold_CMBS4,
        sigma_fold_Planck=sigma_fold_Planck,
        sigma_combined=sigma_combined,
        SNR_combined=SNR_combined,
        sigma_fold_21cm_opt=sigma_fold_21cm_opt,
        sigma_fold_21cm_con=sigma_fold_21cm_con,
        # Gate
        gate_verdict="INFO",
        gate_detail=gate_detail,
    )
    pr(f"\n  Saved: {npz_path}")

    # =========================================================================
    # Plots
    # =========================================================================
    fig, axes = plt.subplots(1, 3, figsize=(16, 5))

    # Panel 1: sigma per z-bin (local and folded)
    ax = axes[0]
    sig_loc_bins = 1.0/np.sqrt(np.maximum(F_loc_bins, 1e-300))
    sig_fold_bins = 1.0/np.sqrt(np.maximum(F_fold_bins, 1e-300))
    w = 0.035  # (local)
    ax.bar(z_c - w, sig_loc_bins, width=2*w, color='steelblue', alpha=0.7,
           label='Local', edgecolor='navy')
    ax.bar(z_c + w, sig_fold_bins, width=2*w, color='coral', alpha=0.7,
           label='Folded (direct)', edgecolor='darkred')
    ax.set_xlabel('Redshift z', fontsize=12)
    ax.set_ylabel(r'$\sigma(f_{NL})$ per z-bin', fontsize=12)
    ax.set_title('Fisher per z-bin', fontsize=13)
    ax.legend(fontsize=9)
    ax.set_yscale('log')

    # Panel 2: sigma vs k_max
    ax = axes[1]
    ax.plot(k_max_arr, sigma_kmax_fold, 's-', color='coral', linewidth=2,
            label='Folded (best)')
    ax.plot(k_max_arr, sigma_kmax_loc, 'o-', color='steelblue', linewidth=2,
            label='Local')
    ax.axhline(y=f_NL_folded, color='red', linestyle='--', lw=1.5,
               label=f'f_NL^fold = {f_NL_folded:.3f}')
    ax.axhline(y=sigma_fold_CMBS4, color='orange', linestyle=':', lw=1.5,
               label=f'CMB-S4 fold = {sigma_fold_CMBS4}')
    ax.set_xlabel(r'$k_{max}$ [h/Mpc]', fontsize=12)
    ax.set_ylabel(r'$\sigma(f_{NL})$', fontsize=12)
    ax.set_title(r'$\sigma$ vs $k_{max}$', fontsize=13)
    ax.legend(fontsize=8)
    ax.set_yscale('log')

    # Panel 3: Detection hierarchy
    ax = axes[2]
    names = ['Planck\n(CMB)', 'CMB-S4\n(CMB)', 'Euclid\nspec.',
             'CMB-S4\n+Euclid', '21cm\n(cons.)', '21cm\n(opt.)']
    sigs = [sigma_fold_Planck, sigma_fold_CMBS4, sigma_fold_best,
            sigma_combined, sigma_fold_21cm_con, sigma_fold_21cm_opt]
    cols = ['gray', 'orange', 'steelblue', 'navy', 'lightgreen', 'darkgreen']
    ax.bar(names, sigs, color=cols, alpha=0.8, edgecolor='black')
    ax.axhline(y=f_NL_folded, color='red', linestyle='--', lw=2,
               label=f'f_NL^fold = {f_NL_folded:.3f}')
    ax.set_ylabel(r'$\sigma(f_{NL}^{fold})$', fontsize=12)
    ax.set_title('Folded Detection Hierarchy', fontsize=13)
    ax.legend(fontsize=9)
    ax.set_yscale('log')
    ax.tick_params(axis='x', labelsize=8)

    plt.tight_layout()
    png_path = os.path.join(SCRIPT_DIR, "s69_euclid_folded.png")
    plt.savefig(png_path, dpi=150, bbox_inches='tight')
    pr(f"  Saved: {png_path}")
    plt.close()

    pr(f"\n{'='*78}")
    pr("COMPUTATION COMPLETE")
    pr(f"{'='*78}")

    log.close()

except Exception:
    traceback.print_exc()
    try:
        log.write(traceback.format_exc() + "\n")
        log.close()
    except:
        pass
    sys.exit(1)
